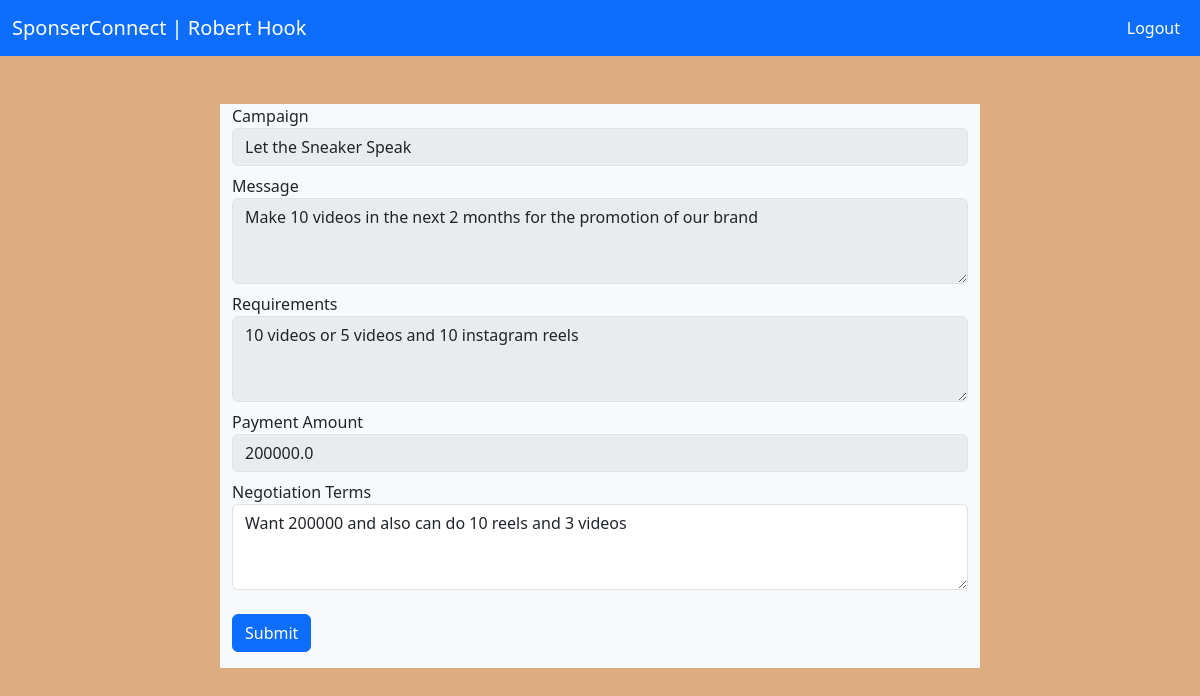
Screenshot of /request/negotiate/4 (signed in) with the database file from the repository.
### models.py (models this page shows)
class Campaign(db.Model):
    __tablename__ = 'campaigns'
    id = db.Column(db.Integer, primary_key=True)
    sponsor_id = db.Column(db.Integer, db.ForeignKey('sponsors.id', ondelete='CASCADE'), nullable=False)
    name = db.Column(db.String(120), nullable=False)
    description = db.Column(db.String(500))
    start_date = db.Column(db.Date)
    end_date = db.Column(db.Date)
    budget = db.Column(db.Float)
    flagged = db.Column(db.Boolean, default = False)
    visibility = db.Column(db.String(50), default='Private')  # 'public' or 'private'
    sponsor = db.relationship('Sponsor', backref=db.backref('campaigns', cascade='all, delete-orphan', lazy=True))

class AdRequest(db.Model):
    __tablename__ = 'ad_requests'
    id = db.Column(db.Integer, primary_key=True)
    campaign_id = db.Column(db.Integer, db.ForeignKey('campaigns.id', ondelete='CASCADE'), nullable=False)
    influencer_id = db.Column(db.Integer, db.ForeignKey('influencers.id'), nullable=False)
    message = db.Column(db.String(500))
    requirements = db.Column(db.String(500))
    payment_amount = db.Column(db.Float)
    negotiation = db.Column(db.String(500))
    status = db.Column(db.String(50), default='Pending')  # 'Pending', 'Accepted', 'Rejected', 'Negotiated', 'Completed'
    campaign = db.relationship('Campaign', backref=db.backref('ad_requests', cascade='all, delete-orphan', lazy=True))
    influencer = db.relationship('Influencer', backref=db.backref('ad_requests', lazy=True))

### app.py (the view, shortened to what this page needs)
@app.route('/request/negotiate/<int:id>', methods=['GET', 'POST'])
@confirm_influencer
def request_negotiate(id):
    r = AdRequest.query.get(id)
    if not r:
        flash("Request not found!")
        return redirect(url_for('influencer_dashboard'))
    return render_template('request_negotiate.html', request = r, influencer = session.get('i_name'))

### views.py (called while the page is built)
def confirm_influencer(view_function):
    @wraps(view_function)
    def decorated_function(*args, **kwargs):
        if 'i_name' and 'i_id' in session:
            return view_function(*args, **kwargs)
        else:
            flash('Influencer login required!')
            return redirect(url_for('influencer_login'))
    return decorated_function

### templates/request_negotiate.html (shortened to what this page needs)
<!DOCTYPE html>
<html lang="en">
<head>
  <link href="https://cdn.jsdelivr.net/npm/bootstrap@5.3.3/dist/css/bootstrap.min.css" rel="stylesheet">
  <link rel="stylesheet" type="text/css" href="{{ url_for('static', filename='style.css') }}">
</head>
<body style="background:#DEAC80;">
  <nav class="navbar bg-primary navbar-expand-lg" data-bs-theme="dark">
    <div class="container-fluid">
      <a class="navbar-brand" href="/influencer/dashboard">SponserConnect | {{influencer}}</a>
      <div class="collapse navbar-collapse justify-content-end">
        <div class="navbar-nav">
          <a class="nav-link active" href="/influencer/logout">Logout</a>
        </div>
      </div>
    </div>
  </nav>
  <div class="container mt-5">
    <div class="row justify-content-center">
        <div class="col-md-8 bg-light">
            <form action="/request/negotiate/{{request.id}}" method="post">
                <div class="mb-2">
                    <label for="campaign_id">Campaign</label>
                    <input type="text" class="form-control" name="campaign_id" disabled value="{{request.campaign.name}}">
                </div>
                <div class="mb-2">
                    <label for="message">Message</label>
                    <textarea class="form-control" id="message" name="message" rows="3" disabled>{{request.message}}</textarea>
                </div>
                <div class="mb-2">
                    <label for="requirements">Requirements</label>
                    <textarea class="form-control" id="requirements" name="requirements" rows="3" disabled>{{request.requirements}}</textarea>
                </div>
                <div class="mb-2">
                    <label for="payment_amount">Payment Amount</label>
                    <input type="number" class="form-control" id="payment_amount" name="payment_amount" disabled value="{{request.payment_amount}}">
                </div>
                <div class="mb-2">
                  <label for="message">Negotiation Terms</label>
                  <textarea class="form-control" id="msg" name="msg" rows="3" required>{{request.negotiation}}</textarea>
              </div>
                <button type="submit" class="btn btn-primary mt-3 mb-3">Submit</button>
        </div>
    </div>
</div>
</body>
</html>

### rows the page displays
Campaign: campaign_id "Let the Sneaker Speak"
AdRequest: message "Make 10 videos in the next 2 months for the promotion of our brand", requirements "10 videos or 5 videos and 10 instagram reels", payment_amount "200000.0", msg "Want 200000 and also can do 10 reels and 3 videos"

### other values shown
{{ influencer }} "Robert Hook"
